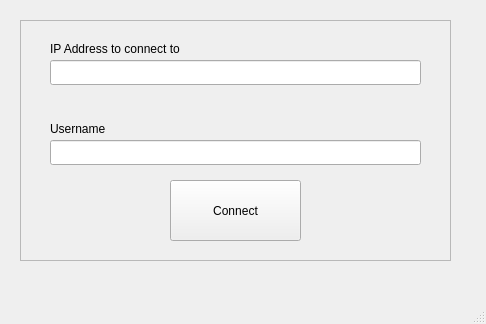
<?xml version="1.0" encoding="UTF-8"?>
<ui version="4.0">
 <class>MainWindow</class>
 <widget class="QMainWindow" name="MainWindow">
  <property name="geometry">
   <rect>
    <x>0</x>
    <y>0</y>
    <width>486</width>
    <height>324</height>
   </rect>
  </property>
  <property name="windowTitle">
   <string>MainWindow</string>
  </property>
  <widget class="QWidget" name="centralwidget">
   <widget class="QFrame" name="frame">
    <property name="geometry">
     <rect>
      <x>20</x>
      <y>20</y>
      <width>431</width>
      <height>241</height>
     </rect>
    </property>
    <property name="frameShape">
     <enum>QFrame::StyledPanel</enum>
    </property>
    <property name="frameShadow">
     <enum>QFrame::Raised</enum>
    </property>
    <widget class="QLineEdit" name="ip_addr">
     <property name="geometry">
      <rect>
       <x>30</x>
       <y>40</y>
       <width>371</width>
       <height>25</height>
      </rect>
     </property>
    </widget>
    <widget class="QLineEdit" name="username">
     <property name="geometry">
      <rect>
       <x>30</x>
       <y>120</y>
       <width>371</width>
       <height>25</height>
      </rect>
     </property>
    </widget>
    <widget class="QLabel" name="ip_label">
     <property name="geometry">
      <rect>
       <x>30</x>
       <y>20</y>
       <width>261</width>
       <height>17</height>
      </rect>
     </property>
     <property name="text">
      <string>IP Address to connect to</string>
     </property>
    </widget>
    <widget class="QLabel" name="username_label">
     <property name="geometry">
      <rect>
       <x>30</x>
       <y>100</y>
       <width>71</width>
       <height>17</height>
      </rect>
     </property>
     <property name="text">
      <string>Username</string>
     </property>
    </widget>
    <widget class="QPushButton" name="connect_button">
     <property name="geometry">
      <rect>
       <x>150</x>
       <y>160</y>
       <width>131</width>
       <height>61</height>
      </rect>
     </property>
     <property name="text">
      <string>Connect</string>
     </property>
    </widget>
   </widget>
  </widget>
  <widget class="QMenuBar" name="menubar">
   <property name="geometry">
    <rect>
     <x>0</x>
     <y>0</y>
     <width>486</width>
     <height>22</height>
    </rect>
   </property>
  </widget>
  <widget class="QStatusBar" name="statusbar"/>
 </widget>
 <resources/>
 <connections/>
</ui>
